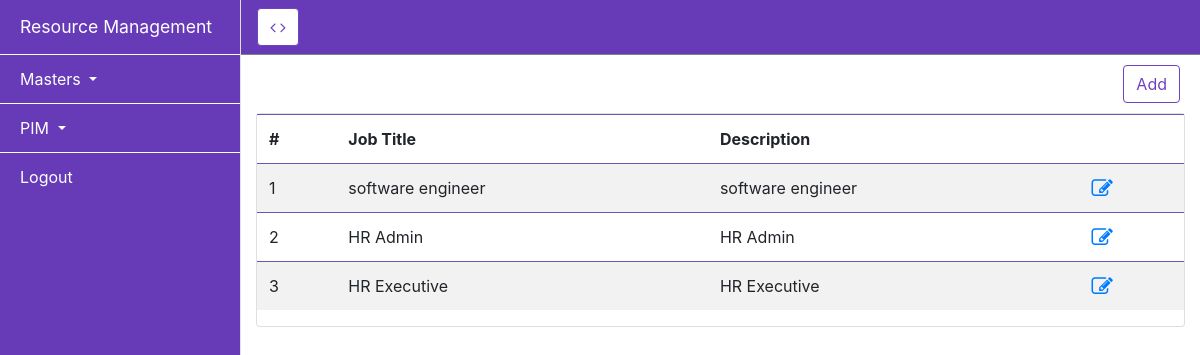
/masters/, run on an earlier commit of the app's database.
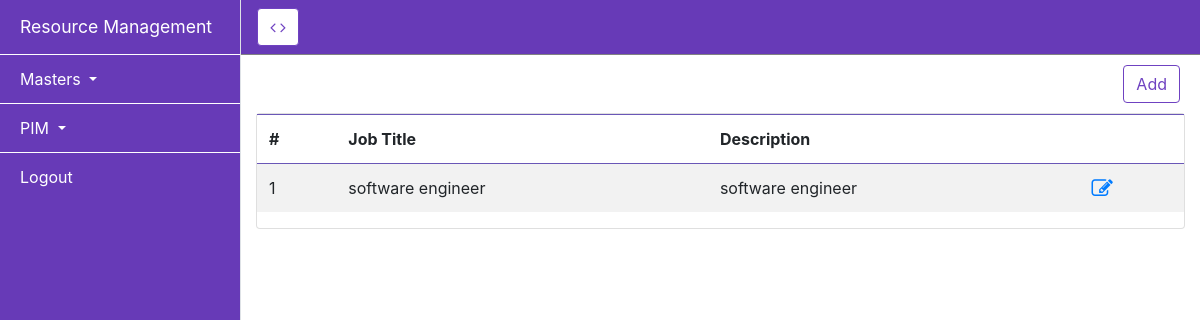
And on a later commit of the database.
### masters/models.py (models this page shows)
class Job(models.Model):
    jobtitle = models.CharField(max_length=50)
    jobdescription = models.CharField(max_length=100)
    status = models.SmallIntegerField(default=1)
    created_at = models.DateTimeField(auto_now_add = True)
    updated_at = models.DateTimeField(auto_now = True)

### masters/views.py (the view)
# urls.py: path('', views.jobtitles, name='jobtitle'),
def jobtitles(request):
    if request.method == 'POST':
        job = Job(jobtitle=request.POST['jobtitle'],jobdescription=request.POST['jobdescription'])
        job.save()
        return redirect('jobtitle')
    else:
        jobs = Job.objects.all()
        return render(request,'jobtitles.html',{'title':'Jobtitles List','jobs':jobs})

### masters/templates/jobtitles.html (shortened to what this page needs)
{% extends 'login/dashboard.html' %}
{% block content %}
<div class="container-fluid text-right" style="margin:10px;">
    <button type="button" class="btn btn-primary" data-toggle="modal" data-target="#addjobtitle">
        Add
    </button>
</div>
<div class="card" style="margin-top: 10px;">
    <table class="table table-striped">
        <thead>
            <tr>
                <th>#</th>
                <th>Job Title</th>
                <th>Description</th>
                <th></th>
            </tr>
        </thead>
        <tbody>
            {% for job in jobs %}
            <tr>
                <td>{{ forloop.counter }}</td>
                <td>{{ job.jobtitle }}</td>
                <td>{{ job.jobdescription }}</td>
                <td>
                    <a href="#" data-toggle="modal" data-target="#editjobtitle{{ job.id }}"><i
                            class="fa fa-pencil-square-o fa-lg" aria-hidden="true"></i></a>
                </td>
            </tr>
            {% endfor %}
        </tbody>
    </table>
</div>
{% endblock %}

What changed in the data, as far as the page shows it:
removed Job: jobtitle "HR Admin", jobdescription "HR Admin"
removed Job: jobtitle "HR Executive", jobdescription "HR Executive"
